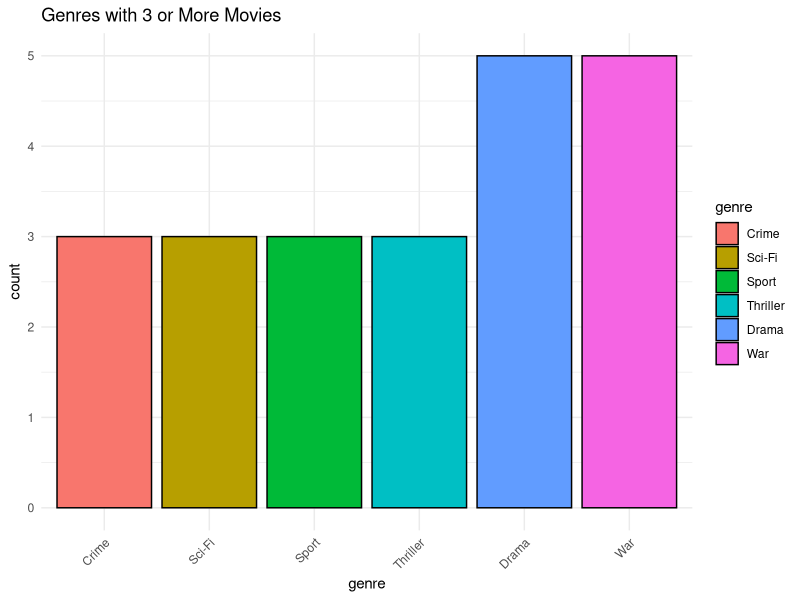

Recreate this plot in R.


# read.csv("data/movie_genres.csv")

library(dplyr)
# install.packages("tidyverse")
library(tidyverse)

####What is the top 5 movie genres in the database

my_data <- read.csv("data/movie_genres.csv")

head(my_data)



top_movies <- my_data %>%
  group_by(genre) %>%
  summarise(movie_count = n()) %>%
  filter(movie_count >= 3)

# view(movie_count)

top_movies <- top_movies %>%
  arrange(desc(movie_count))

# top_movies

top_movies$genre <- reorder(top_movies$genre, top_movies$movie_count)

# install.packages("ggplot2")
library(ggplot2)

ggplot(top_movies, aes(x = genre, y = movie_count, fill = genre)) + 
  geom_bar(stat = "identity", color = "black") +
  labs(title = "Genres with 3 or More Movies", 
       x = "genre",
       y = "count") +
  theme_minimal() +
  theme(axis.text.x = element_text(angle = 45, hjust = 1)
  )
